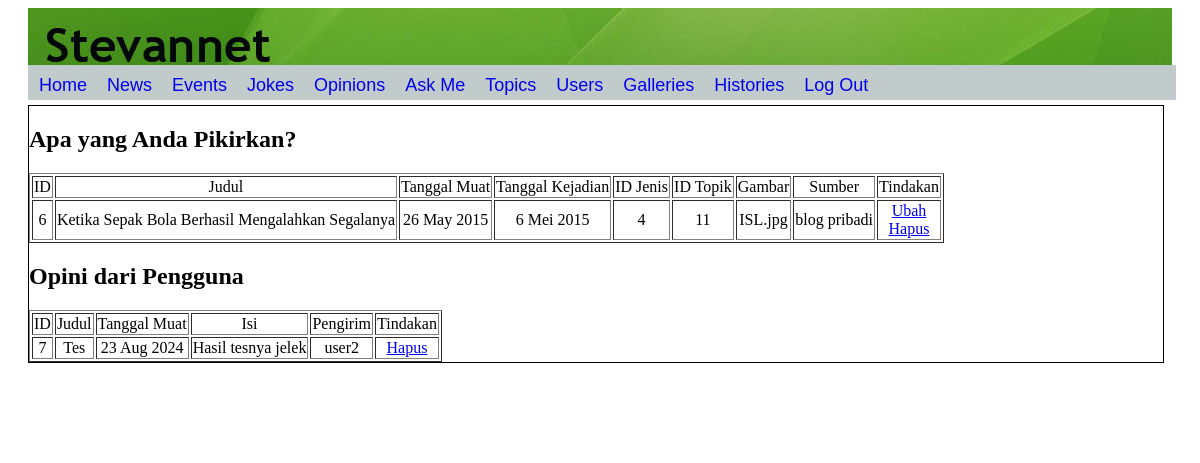
/adminPages/adminOpinions.php (signed in), run on the app's committed database.
### tables this page shows
CREATE TABLE `articles` (
  `id` int(11) NOT NULL,
  `judul` varchar(200) NOT NULL,
  `tanggal_muat` varchar(20) NOT NULL,
  `tanggal_terjadi` varchar(20) NOT NULL,
  `id_jenis` int(11) NOT NULL,
  `id_topik` int(11) NOT NULL,
  `isi` text DEFAULT NULL,
  `gambar` varchar(200) DEFAULT NULL,
  `sumber` varchar(50) DEFAULT NULL
);

CREATE TABLE `opinions` (
  `id` int(11) NOT NULL,
  `judul` varchar(30) DEFAULT NULL,
  `tanggal_dimuat` varchar(15) DEFAULT NULL,
  `isi` text NOT NULL,
  `nama` varchar(15) NOT NULL
);

### adminPages/adminOpinions.php (the view, shortened to what this page needs)
<html>
	<head>
		<link rel="stylesheet" href="../penampilan.css">
		<div id="header">
		</div>
		<?php
			require("leftDIVAdmin.php");
		?>
	</head>
	<body>
		<div class="centeradmin">
			<h2> Apa yang Anda Pikirkan?</h2>
			<table id="admin" border="1">
				<tr>
					<td>ID</td>
					<td>Judul</td>
					<td>Tanggal Muat</td>
					<td>Tanggal Kejadian</td>
					<td>ID Jenis</td>
					<td>ID Topik</td>
					<td>Gambar</td>
					<td>Sumber</td>
					<td>Tindakan</td>
				</tr>
					<?php
						include_once("../db.inc.php");
						$sqlstr = "SELECT * FROM articles WHERE id_jenis = 4";
						$hasil = mysqli_query($connection, $sqlstr);
						$row = mysqli_fetch_row($hasil);
						if($row)
						{
							do{
								list($id,$judul,$tanggal_muat,$tanggal_terjadi,$id_jenis,$id_topik,$isi,$gambar,$sumber) = $row;
								echo "<tr>";
								echo "<td>$id</td>";
								echo "<td>$judul</td>";
								echo "<td>$tanggal_muat</td>";
								echo "<td>$tanggal_terjadi</td>";
								echo "<td>$id_jenis</td>";
								echo "<td>$id_topik</td>";
								echo "<td>$gambar</td>";
								echo "<td>$sumber</td>";
								echo"<td><a href=\"editArticle.php?linkID=$id\">Ubah</a><br>
										 <a href=\"deleteArticle.php?linkID=$id\">Hapus</a></td>";
								echo "</tr>";
							}while($row = mysqli_fetch_row($hasil));
						}
					?>
			</table>
			<h2>Opini dari Pengguna</h2>
				<?php
					include_once("../db.inc.php");
					$sqlstr = "SELECT * FROM opinions";
					$hasil = mysqli_query($connection, $sqlstr);
					$row = mysqli_fetch_row($hasil);
					if($row)
					{
						echo "<table id=\"admin\" border=\"1\">";
						echo "<tr>
								<td>ID</td>
								<td>Judul</td>
								<td>Tanggal Muat</td>
								<td>Isi</td>
								<td>Pengirim</td>
								<td>Tindakan</td>
							</tr>";
						do{
							list($id,$judul,$tanggal_dimuat,$isi,$nama) = $row;
							echo "<tr>";
							echo "<td>$id</td>";
							echo "<td>$judul</td>";
							echo "<td>$tanggal_dimuat</td>";
							echo "<td>$isi</td>";
							echo "<td>$nama</td>";
							echo"<td><a href=\"deleteOpinion.php?opiniID=$id\">Hapus</a></td>";
							echo "</tr>";
						}while($row = mysqli_fetch_row($hasil));
						echo "</table>";
					}
					else{
						echo "<p>Belum ada opini</p>";
					}
				?>
		</div>
		<div class="footer">
		</div>
	</body>
</html>

### penampilan.css (style rules this page uses)
#header { background:url('Images/Header.jpg'); height:70px; margin-left: 20px; margin-right: 20px; }
#admin { margin-right: 50px; text-align:center; }
.centeradmin { background-color:#FFF; float:left; margin-top:3px; margin-left:20px; margin-bottom:3px; width:95.8%; display: inline-block; border:1px solid black; }
.footer { background:url('Images/Footer.jpg'); clear:both; height:70px; width:97%; margin-left: 20px; margin-right: 50px; text-align: center; position: relative; z-index:1; }

### data on the page
articles: id "6", judul "Ketika Sepak Bola Berhasil Mengalahkan Segalanya", tanggal_muat "26 May 2015", tanggal_terjadi "6 Mei 2015", id_jenis "4", id_topik "11", gambar "ISL.jpg", sumber "blog pribadi"
opinions: id "7", judul "Tes", tanggal_dimuat "23 Aug 2024", isi "Hasil tesnya jelek", nama "user2"
